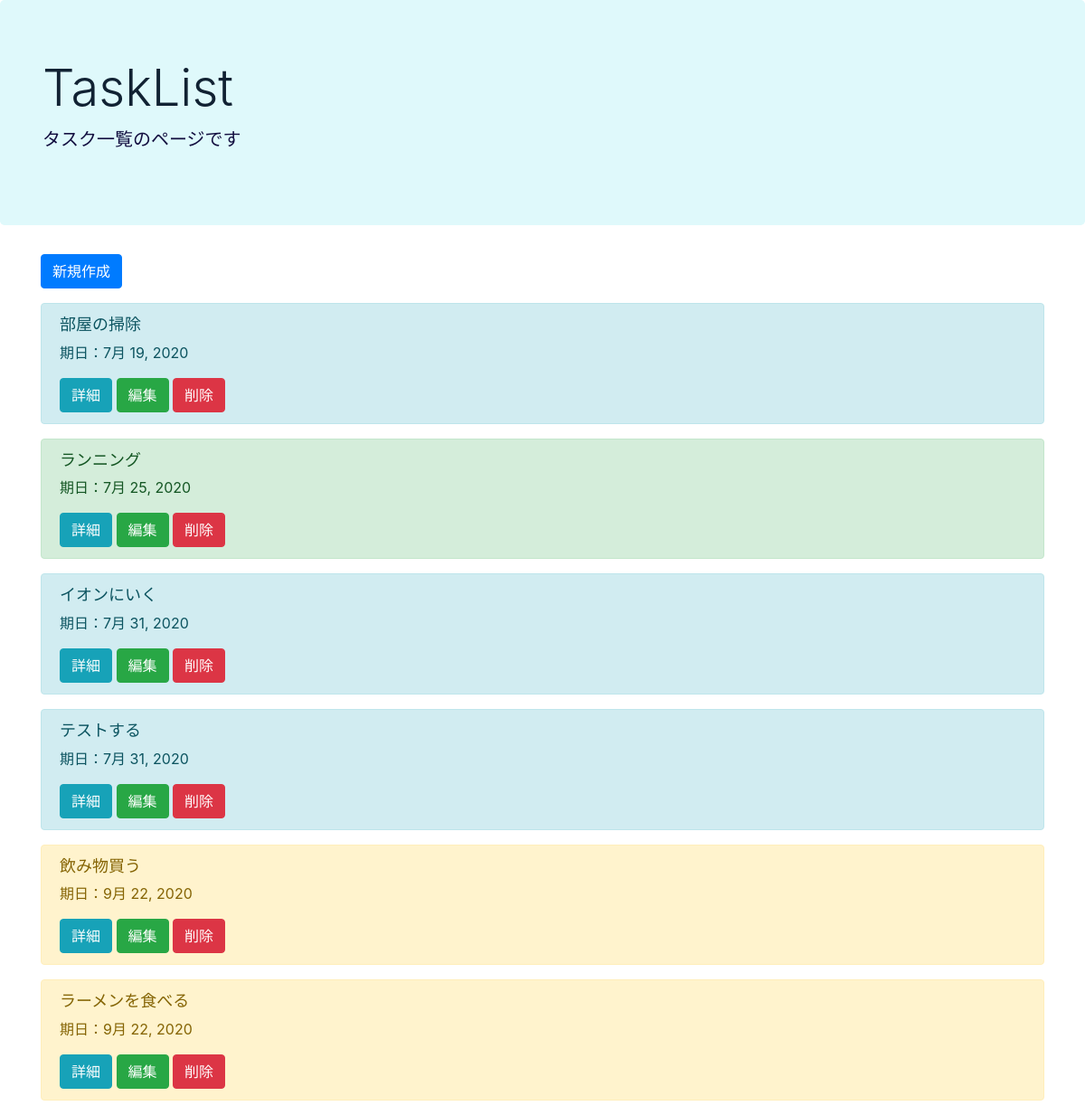
The page / on the database its author committed.
### taskapp/models.py (models this page shows, shortened)
class TodoModel(models.Model):
    title = models.CharField(verbose_name = 'タスク名', max_length=100)
    memo = models.TextField(verbose_name = 'メモ', blank=True)
    priority = models.CharField(
        verbose_name = '優先度',
        max_length = 50,
        choices = PRIORITY
    )
    duedate = models.DateField(verbose_name = '期限')
    created_at = models.DateField(auto_now_add=True)
    updated_at = models.DateField(auto_now=True)

### taskapp/views.py (the view)
# urls.py: path('', TaskList.as_view(), name='top'),
class TaskList(ListView):
    context_object_name = 'item_list'
    template_name = 'list.html'
    model = TodoModel
    def get_queryset(self):
         return TodoModel.objects.order_by('duedate')

### templates/list.html
{% extends 'base.html' %}
{% load static %}
{% block header %}
    <p class="lead">タスク一覧のページです</p>
{% endblock header%}
{% block content %}
<div class="container">
    <p>
    <a href="{% url 'create' %}" class="btn btn-primary" tabindex="-1" role="button" aria-disabled="true">新規作成</a>
    </p>
    {% for item in item_list %}
        <div class="alert alert-{{ item.priority }}" role="alert">
            <h2>{{ item.title }}</h2>
            <p>期日：{{ item.duedate }}</p>
            <a href="{% url 'detail' item.pk %}" class="btn btn-info" tabindex="-1" role="button" aria-disabled="true">詳細</a>
            <a href="{% url 'update' item.pk %}" class="btn btn-success" tabindex="-1" role="button" aria-disabled="true">編集</a>
            <a href="{% url 'delete' item.pk %}" class="btn btn-danger" tabindex="-1" role="button" aria-disabled="true">削除</a>
        </div>
    {% endfor %}
</div>
{% endblock content %}

### templates/base.html (shortened to what this page needs)
{% load static %}
<!doctype html>
<html lang="ja">
  <head>
    <link rel="stylesheet" href="https://stackpath.bootstrapcdn.com/bootstrap/4.5.0/css/bootstrap.min.css">
    <link rel="stylesheet" href="{% static 'taskapp.css' %}">
  </head>
  <body>
    <div class="jumbotron">
        <div class="container">
        <h1 class="display-4"><a href="{% url 'top' %}">TaskList</a></h1>
        {% block header%}
        {% endblock header%}
        </div>
    </div>
    {% block content %}
    {% endblock content %}
  </body>
</html>

### static/taskapp.css (style rules this page uses)
.jumbotron { background-color: #dff9fb; }
body { background-color: #FFFFFF; }
h2 { font-size: large; }
a { color: #112233; }
p.lead { color: #130f40; }

### rows shown on the page
TodoModel: title "部屋の掃除", duedate "7月 19, 2020"
TodoModel: title "ランニング", duedate "7月 25, 2020"
TodoModel: title "イオンにいく", duedate "7月 31, 2020"
TodoModel: title "テストする", duedate "7月 31, 2020"
TodoModel: title "飲み物買う", duedate "9月 22, 2020"
TodoModel: title "ラーメンを食べる", duedate "9月 22, 2020"
